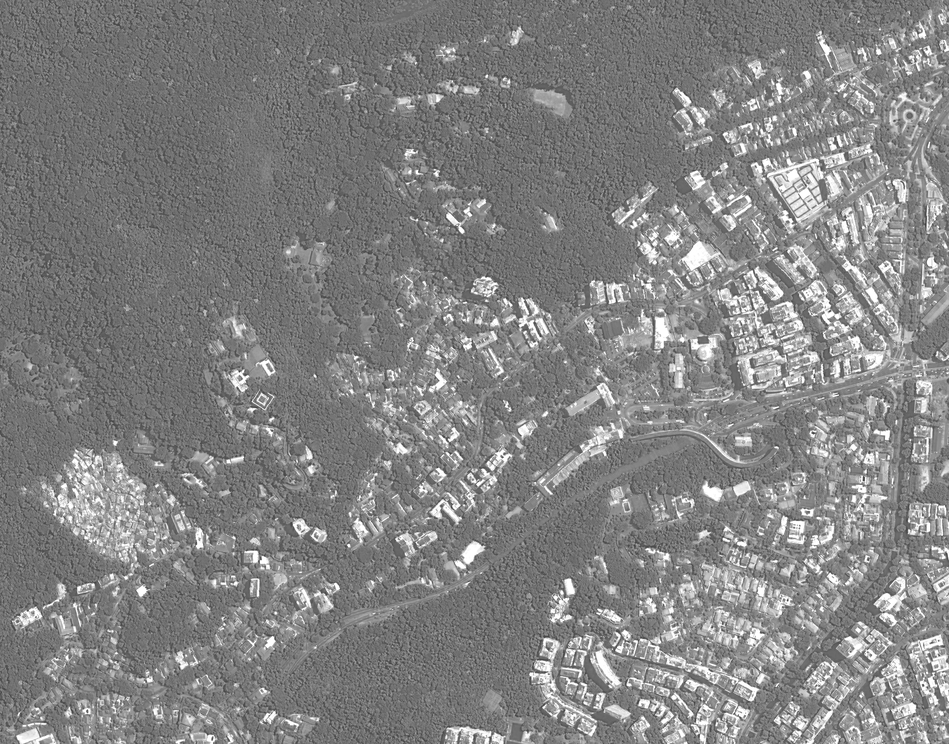
%> input picture gavea_r.png, 949 x 744 px, shrunk from 1866 x 1462 before the run; the run also reads 1 picture not shown here
$ octave ex_5.m   (GNU Octave 9; MATLAB toolbox functions it lacks are replaced by stand-ins)
%> lines starting %> are read from the running program, lines starting %| are printed output that depends on the picture; in (x1, y1, x2, y2) boxes, pixels count from 0 and x2, y2 are one past the last pixel; in counts of white or black regions, pixels touching at a corner belong together; the program's own positions count from 1
r = im2double(imread("gavea_r.png"));
%> r: size 744x949x3 double; min 0.216, max 1, mean 0.513
g = im2double(imread("gavea_g.png"));
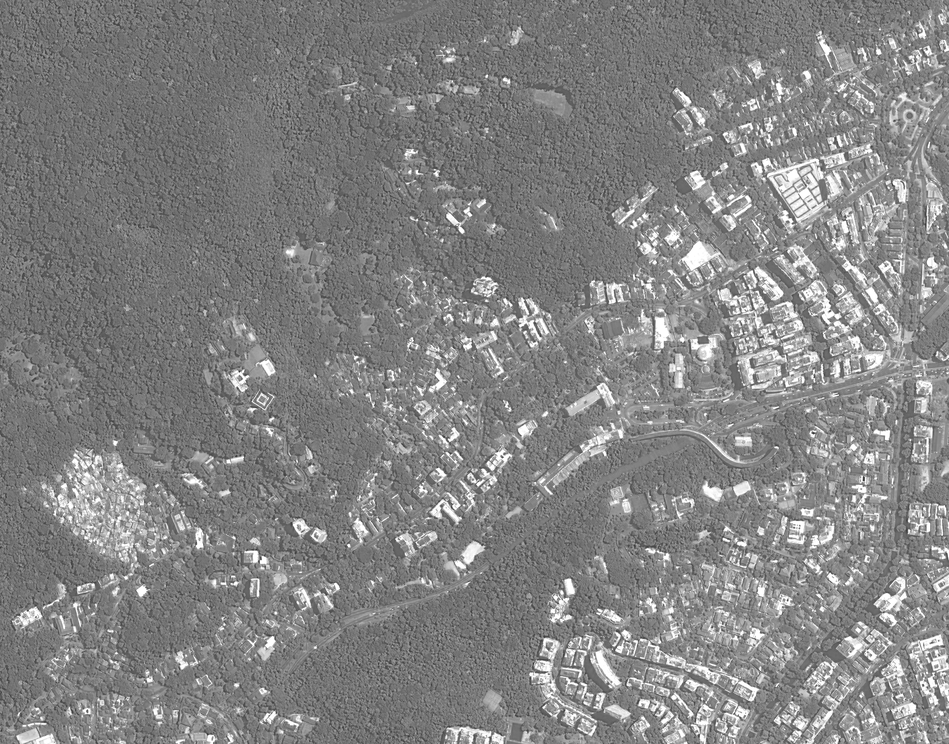
%> input picture gavea_g.png, 949 x 744 px, shrunk from 1866 x 1462 before the run
%> g: size 744x949x3 double; min 0.173, max 1, mean 0.515
b = im2double(imread("gavea_b.png"));
%> b: size 744x949x3 double; min 0.157, max 1, mean 0.512
nir = im2double(imread("gavea_nir.png"));
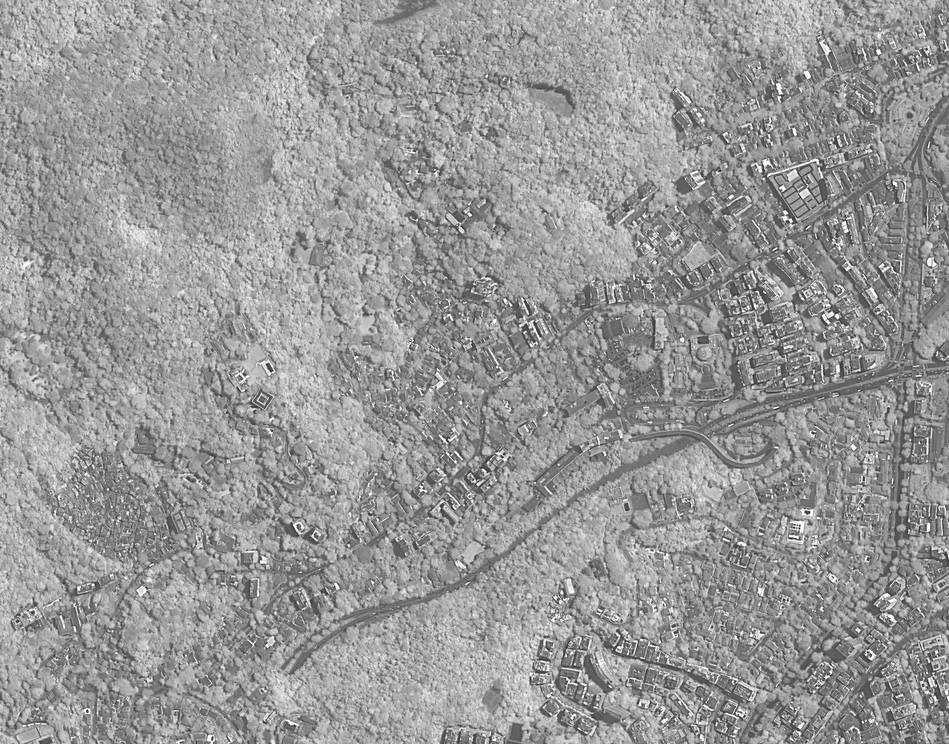
%> input picture gavea_nir.png, 949 x 744 px, shrunk from 1866 x 1462 before the run
%> nir: size 744x949x3 double; min 0.0824, max 1, mean 0.595

img_true = cat(3,r(:,:,1),g(:,:,2),b(:,:,3));
figure,imshow(img_true);
title("Imagem normal")
ndvi = (nir - r) ./ (nir + r);
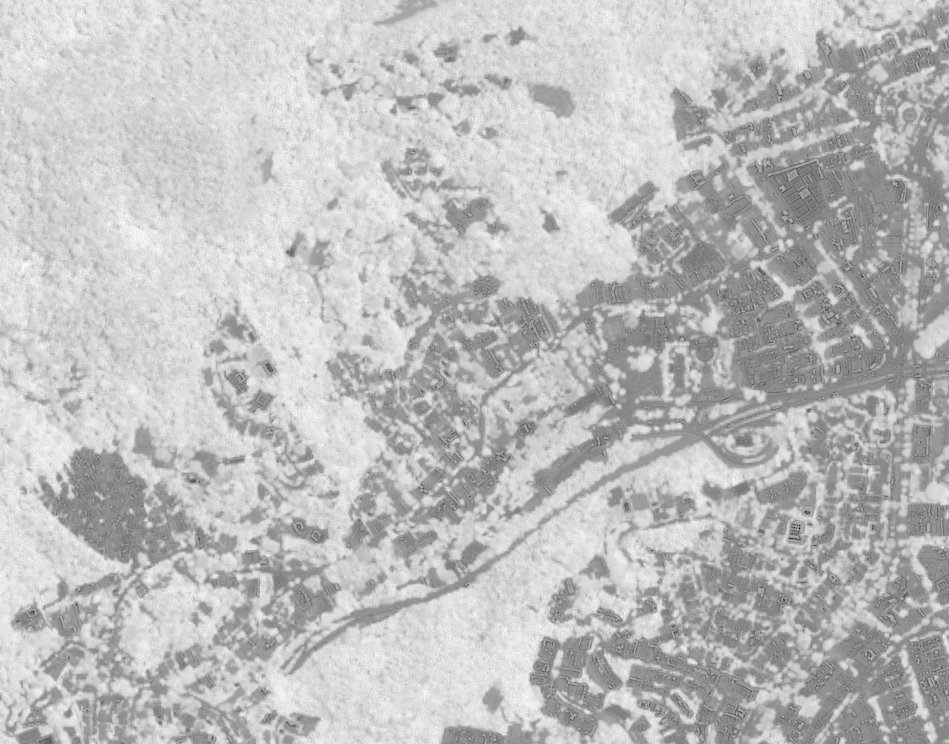
%> ndvi: size 744x949x3 double; min -0.696, max 0.341, mean 0.0753; drawn with min black and max white
ndvi =ndvi > 0.1;
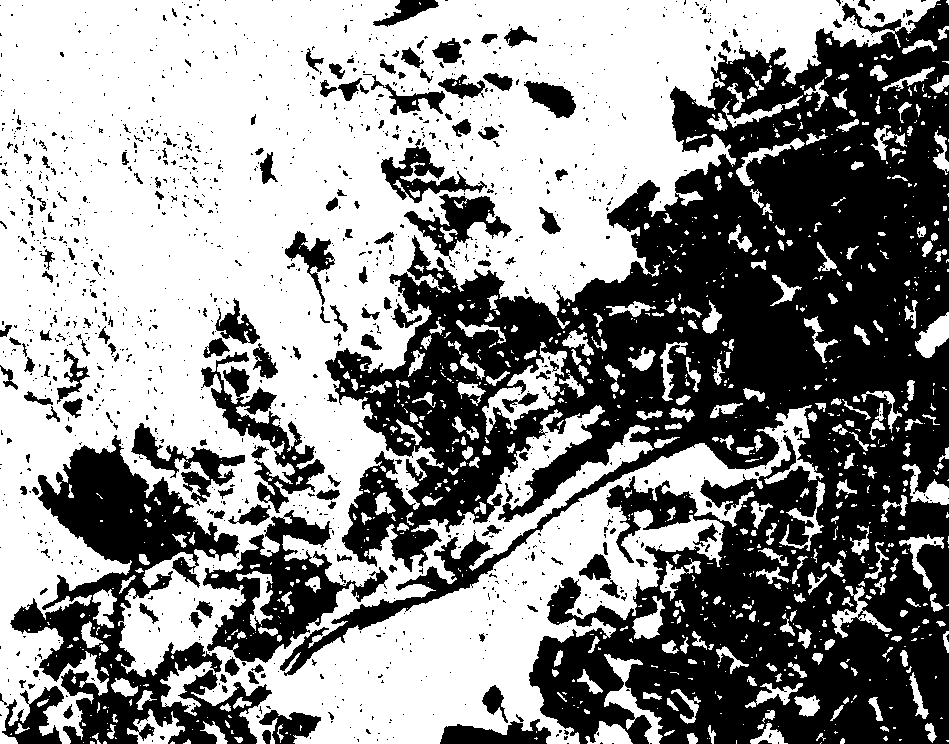
%> ndvi: size 744x949x3 logical; 55.6% white; 1383 black regions (1204 under 20 px), largest, box (x1, y1, x2, y2) and area: (280, 0, 949, 744) 233895, (10, 435, 272, 744) 28999, (203, 510, 388, 663) 10089
figure,imshow(img_true.*ndvi);
%> after `imshow(img_true.*ndvi)`:
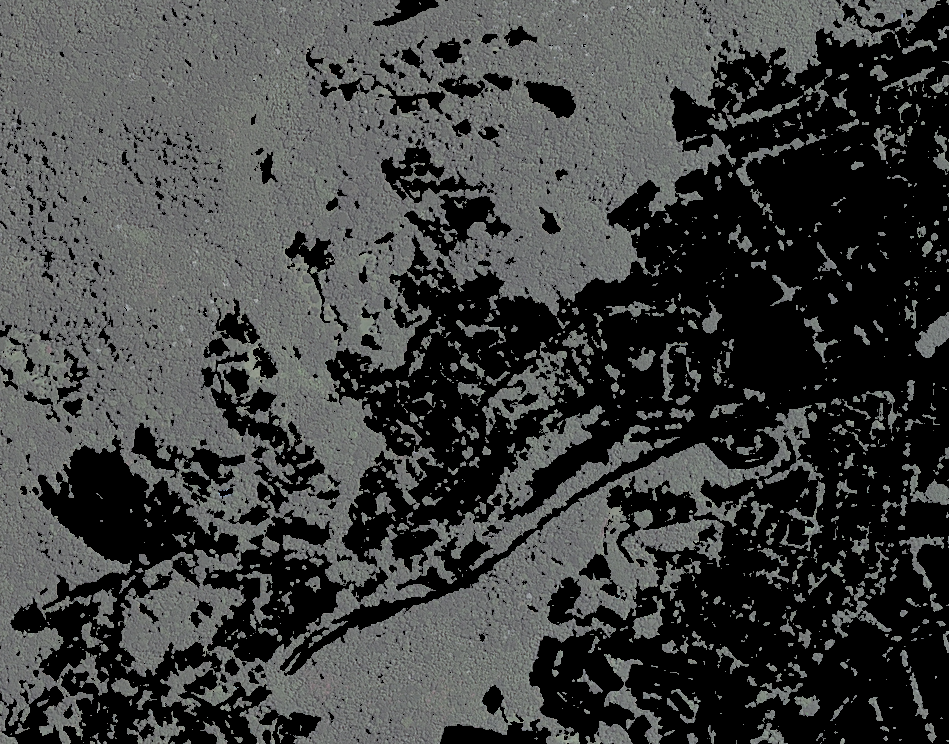
%> displayed picture: size 744x949x3, on the screen's scale of 0 to 255; mean R, G, B 63.9, 65.4, 64.5
title("Imagem sem cidade")
ndvi_neg = 1 - ndvi;
figure,imshow(img_true.*ndvi_neg);
%> after `imshow(img_true.*ndvi_neg)`:
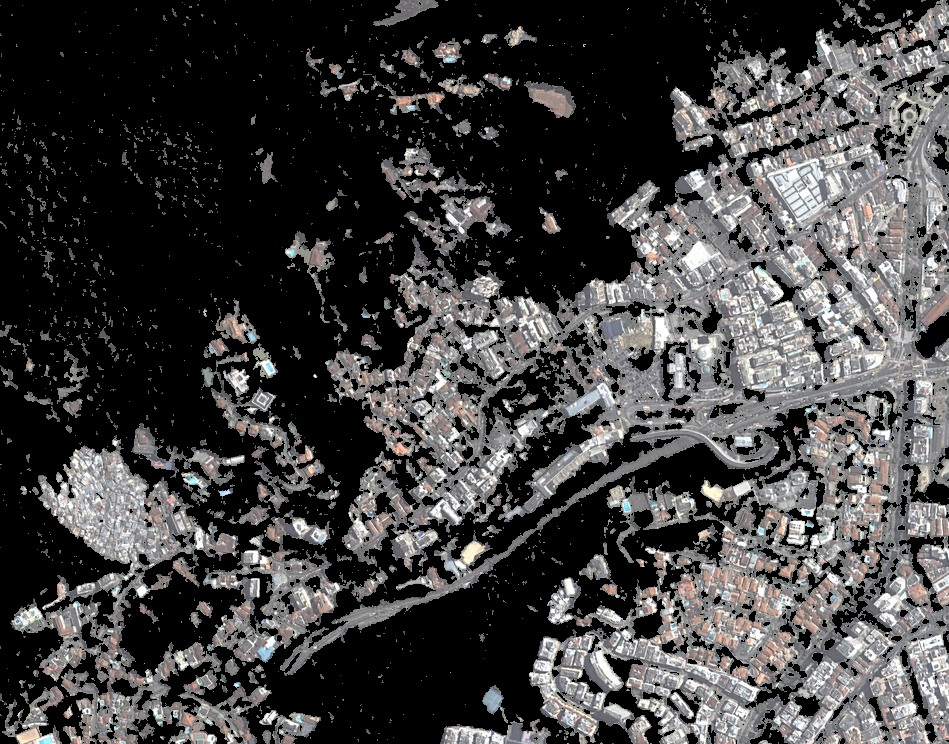
%> displayed picture: size 744x949x3, on the screen's scale of 0 to 255; mean R, G, B 66.9, 66.1, 65.9
title("Imagem sem vegeta玢o")
